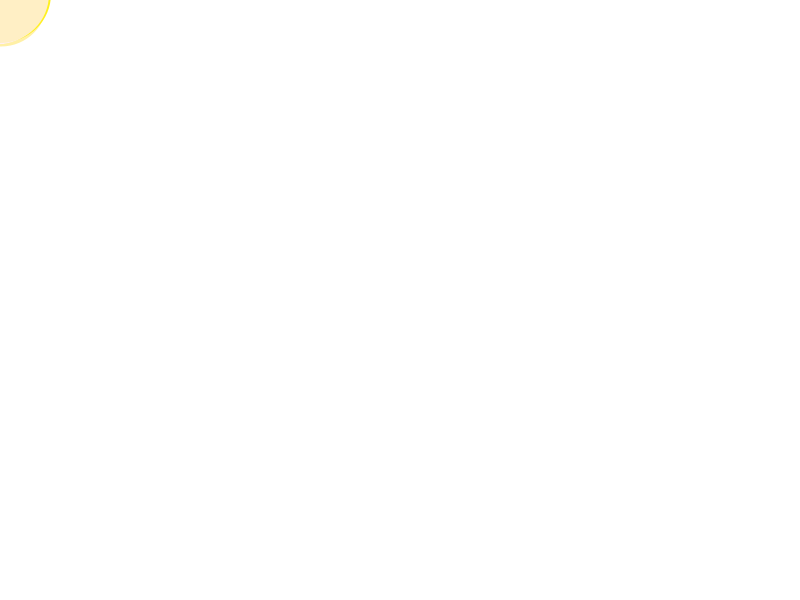
Frame 1 (no input)
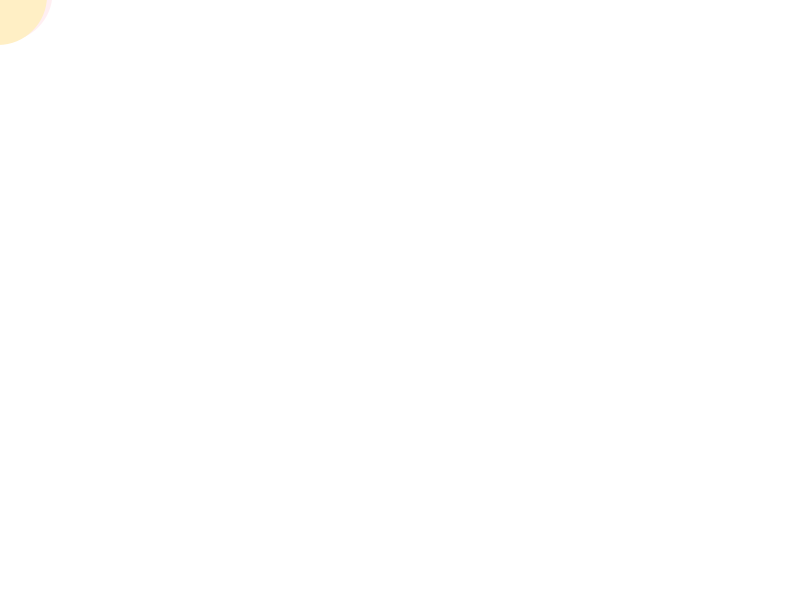
Frame 60 (the mouse pressed at the canvas centre just before this capture)
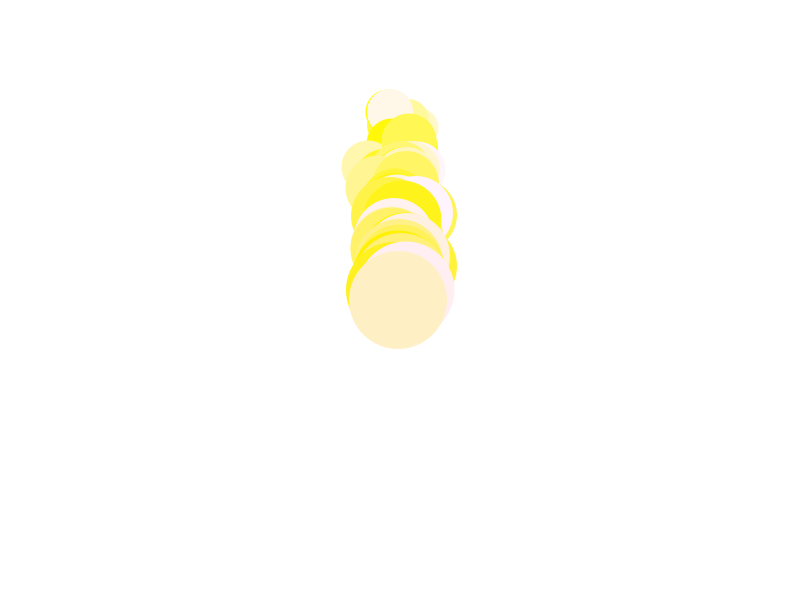
Frame 120 (the mouse held since frame 60 and released just before this capture)

The Processing sketch that drew these frames (run headless with seeded random() and noise(); from frame 60 on, the mouse is pressed at the canvas centre):

// Processing sketch: processing_50287
// ── processing_50287.pde

int[] xpos = new int[100];
int[] ypos = new int[100];
 
void setup(){
  size(800,600);
  smooth();
 
  for(int i = 0; i < 50; i++){
    xpos[i] = 0; 
    ypos[i] = 0; 
  }
  noCursor();
}
 
void draw(){
  background(255);
  for(int i = 0; i < ypos.length-1; i++){
    xpos[i] = xpos[i+1]; 
    ypos[i] = ypos[i+1];
    ypos[i]-=(int)random(7);
    xpos[i]-=(int)random(-4,4);
  }
 
  xpos[xpos.length-1] = mouseX;
  ypos[ypos.length-1] = mouseY;
 
  for(int i = 0; i < ypos.length-1; i++){
    noStroke();
    fill(255-i*45);
    ellipse(xpos[i], ypos[i], i, i);
  }
}
 
 
